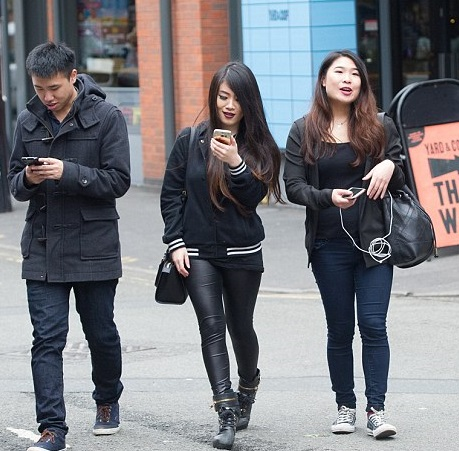
#> input picture image_processing/image_thresholding/img1.jpg, 459 x 451 px, found by its file name
$ python image_thresholding.py
#> lines starting #> are read from the running program, lines starting #| are printed output that depends on the picture; after the words box and inside, x2 and y2 are one past the last pixel; in counts of white or black regions, pixels touching at a corner belong together
# -*- coding: utf-8 -*-
"""
Created on Fri Aug  9 15:59:26 2024

@author: Esma
"""

#görüntü eşikleme

import cv2
import matplotlib.pyplot as plt

#resim içe aktar
img= cv2.imread("C:/Users/Esma/Desktop/python_proje/img1.JPG")
#> img is the input picture: shape (451, 459, 3); mean B, G, R 124.8, 119.4, 119
img = cv2.cvtColor(img,cv2.COLOR_BGR2GRAY)
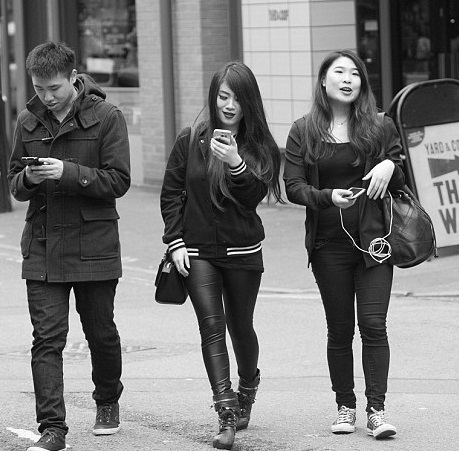
#> img: shape (451, 459); min 0, max 255, mean 119.9
plt.figure()
plt.imshow(img,cmap="gray")
plt.axis("off")
plt.show()

#esikleme
_, thresh_img=cv2.threshold(img, thresh=60, maxval=255, type=cv2.THRESH_BINARY)
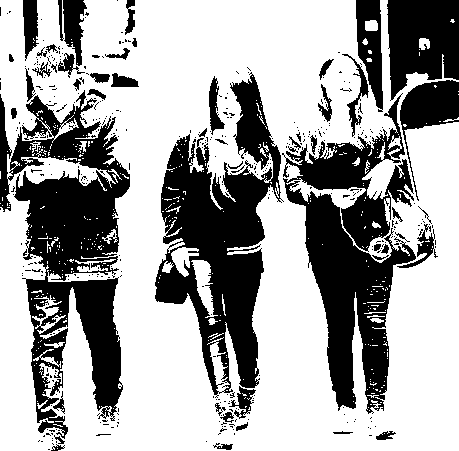
#> thresh_img: shape (451, 459); 64.7% white; 408 black regions (355 under 20 px), largest, box (x1, y1, x2, y2) and area: (0, 90, 130, 439) 20494, (155, 72, 284, 398) 18126, (282, 93, 416, 414) 17458

plt.figure()
plt.imshow(thresh_img, cmap="gray")
plt.axis("off")
plt.show()


#uyarlamalı esik degeri c sabiti 8 aldık  c sabitine göre ortalma deger alınıyor
#11 de blok size piksel topluluğu
thresh_img2=cv2.adaptiveThreshold(img,255,cv2.ADAPTIVE_THRESH_GAUSSIAN_C,cv2.THRESH_BINARY,11,8)
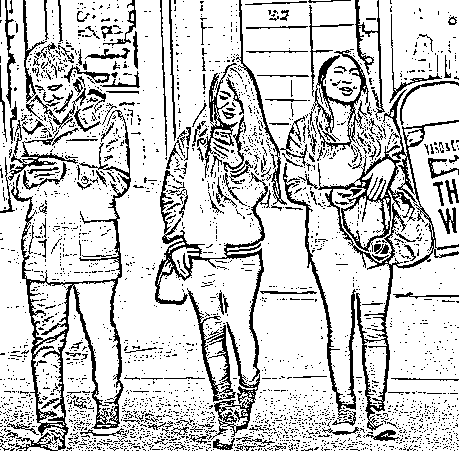
#> thresh_img2: shape (451, 459); 80.8% white; black in thin lines or dots
plt.figure()
plt.imshow(thresh_img2,cmap="gray")
plt.axis("off")
plt.show()
